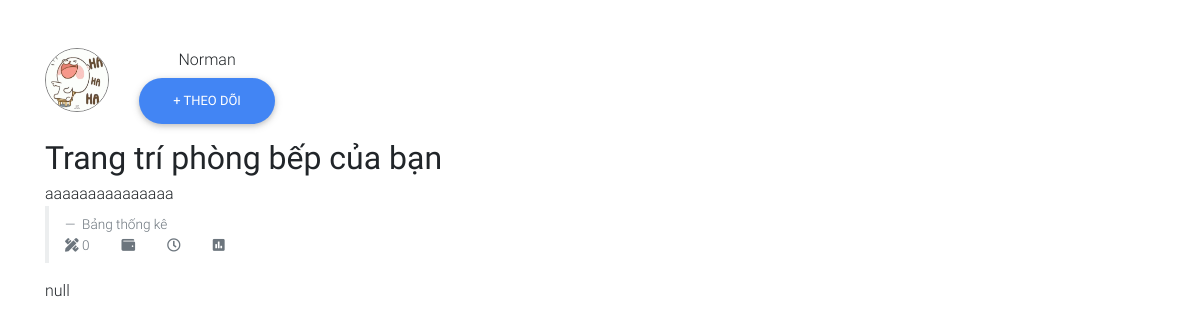
Page /src/alpha/detail.php?id=29 on the committed database.
### tables this page shows
CREATE TABLE `news` (
  `id` int(8) NOT NULL,
  `username` varchar(500) NOT NULL,
  `title` varchar(2000) NOT NULL,
  `category` varchar(200) NOT NULL,
  `status` varchar(2000) NOT NULL,
  `link_image` varchar(200) NOT NULL,
  `allowed` tinyint(1) NOT NULL,
  `content_post` longtext DEFAULT NULL,
  `material` int(8) NOT NULL,
  `cost` varchar(10) DEFAULT NULL,
  `time_do` varchar(200) NOT NULL,
  `chooseLevel` varchar(200) NOT NULL
);

### src/alpha/detail.php (the view, shortened to what this page needs)
<?php
include "../../public/php/connect.php";
?>
<!DOCTYPE html>
<html lang="en">
<head>
    <link rel="stylesheet" href="https://use.fontawesome.com/releases/v5.11.2/css/all.css">
    <link rel="stylesheet" href="css/bootstrap.min.css">
    <link rel="stylesheet" href="css/mdb.min.css">
    <link rel="stylesheet" href="css/css_of_post/style.css"
</head>
<body>
<div class="container-fluid">
    <div class="container mt-5">
        <nav class="nav">
            <li class="nav-item">
                <img style="width: 64px; height: 64px; border: 1px solid #818182" class="rounded-circle"
                     src="../../public/images/picture%20home%20login/tenor.gif">
            </li>
            <li class="nav-item ml-4">
                <nav class="list-group">
            <li class="nav-item" style="text-align: center">
                Norman
            </li>
            <li class="nav-item">
                <button class="btn btn-primary rounded-pill">+ Theo dõi</button>
            </li>
        </nav>
        </li>
        </nav>
        <div class="mt-1">
            <?php
            $id = $_GET["id"];
            $sql = "SELECT * FROM `news` WHERE `news`.`id` = " . $id;
            $result = mysqli_query($conn, $sql);
            while ($data = mysqli_fetch_array($result)) {
                echo '
        <div style="font-size: 32px; font-weight: bolder">
            ' . $data["title"] . '
        </div>
        <div>
            ' . $data["category"] . '
        </div>
        <div>
        <blockquote class="blockquote" style="font-size: 17px">
            <footer class="blockquote-footer">
                Bảng thống kê
                <nav class="nav _nav1 nav-pills">
                    <li class="nav-item">
                        <i class="fas fa-pencil-ruler"></i>
                        <span>' . $data["material"] . '</span>
                    </li>
                    <li class="nav-item">
                        <i class="fas fa-wallet"></i>
                        <span>' . $data["cost"] . '</span>
                    </li>
                    <li class="nav-item">
                        <i class="far fa-clock"></i>
                        <span>' . $data["time_do"] . '</span>
                    </li>
                    <li class="nav-item">
                        <i class="fas fa-poll"></i>
                        <span>' . $data["chooseLevel"] . '</span>
                    </li>
                </nav>
            </footer>
         </blockquote>
        </div>
        <div style="padding: 0 400px 0 0">
            ' . $data["content_post"] . '
        </div>
    ';
            }
            ?>
        </div>
    </div>
</div>
</body>
</html>

### src/alpha/css/css_of_post/style.css (style rules this page uses)
._nav1 li { margin-right: 2rem; }

### rows in the picture
news: title "Trang trí phòng bếp của bạn", category "aaaaaaaaaaaaaaa", material "0", content_post "null"
